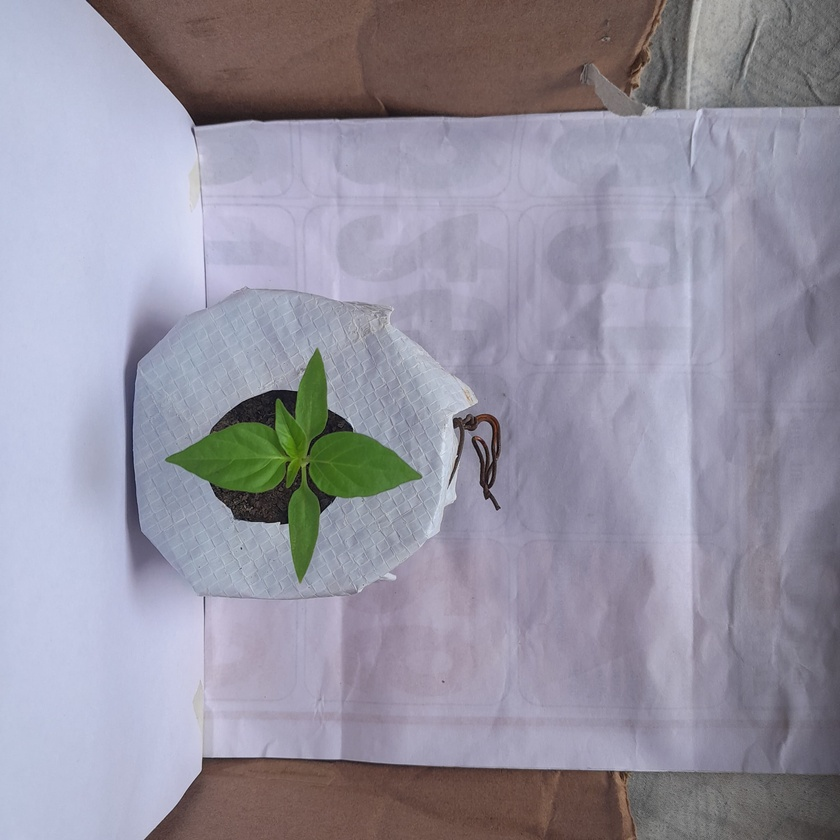
#> input picture Monitoring_Plant_Growth/yellow_leaf_pics/v.jpg, 840 x 840 px, shrunk from 3056 x 3056 before the run; its folder holds only this picture in this run
$ jupyter execute Detecting_yellow_leaves.ipynb
#> lines starting #> are read from the running program, lines starting #| are printed output that depends on the picture; after the words box and inside, x2 and y2 are one past the last pixel; in counts of white or black regions, pixels touching at a corner belong together
[cell 1]
import cv2
import numpy as np
import matplotlib.pyplot as plt
import os

# Folder containing the images
folder_path = 'yellow_leaf_pics'

# List all files in the folder
image_files = [f for f in os.listdir(folder_path) if f.endswith(('.jpg', '.jpeg', '.png'))]

# Define minimum area for yellow spots to ignore small areas
min_area = 500  # You can adjust this value based on your image and required size

# Loop through each image file in the folder
for image_file in image_files:
    image_path = os.path.join(folder_path, image_file)

    # Read the image
    img = cv2.imread(image_path)
#> img is the input picture: shape (840, 840, 3); mean B, G, R 161.5, 147.2, 150

    if img is None:
        print(f"Error: Image {image_file} not found.")
        continue

    # Convert to HSV color space
    hsv = cv2.cvtColor(img, cv2.COLOR_BGR2HSV)
#> hsv: shape (840, 840, 3); mean H, S, V 100.7, 39.9, 167.3

    # Define HSV range for yellow spots
    lower_yellow = np.array([20, 20, 20])  # Lighter yellow
    upper_yellow = np.array([35, 255, 255])  # Darker yellow

    # Create mask for yellow areas
    mask = cv2.inRange(hsv, lower_yellow, upper_yellow)
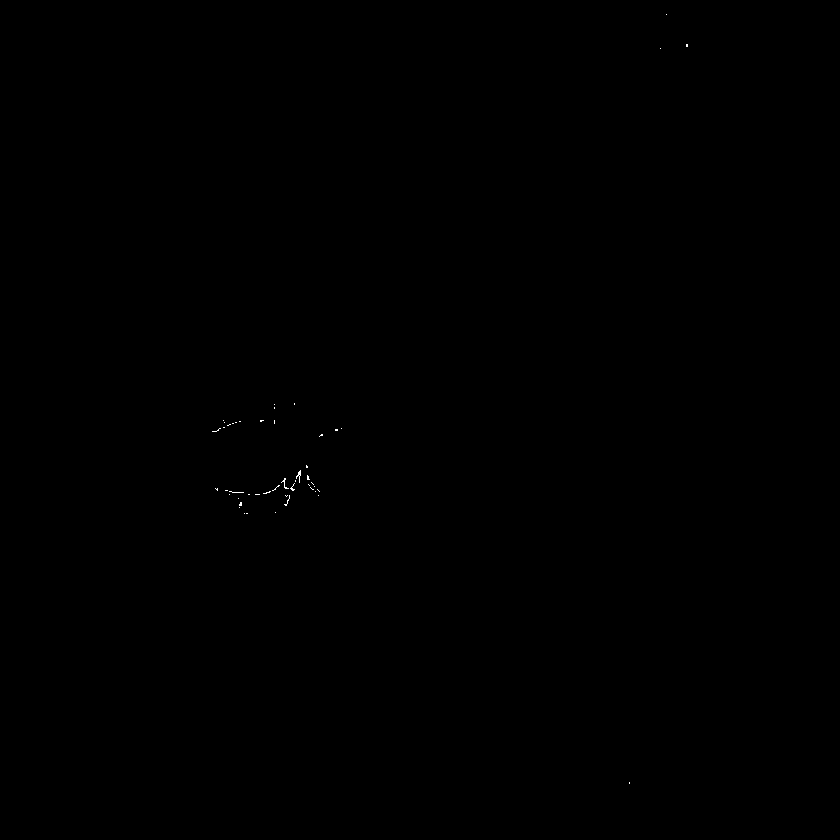
#> mask: shape (840, 840); 0.03% white in thin lines or dots, all inside (x1, y1, x2, y2) = (212, 14, 688, 784)

    # Find contours of yellow spots
    contours, _ = cv2.findContours(mask, cv2.RETR_EXTERNAL, cv2.CHAIN_APPROX_SIMPLE)
#> contours = 49 contours, all with area under 20

    # Filter contours by area
    filtered_contours = [cnt for cnt in contours if cv2.contourArea(cnt) > min_area]
#> filtered_contours = []

    # Check if any significant yellow spots were found
    if len(filtered_contours) == 0:
        title_text = "Healthy leaf"
    else:
        title_text = "Yellow dots detected"

    # Draw contours around significant yellow spots
    result = img.copy()
    cv2.drawContours(result, filtered_contours, -1, (255, 0, 0), 5)

    # Display the result using matplotlib
    plt.figure(figsize=(4, 8))  # Set figure size
    plt.imshow(cv2.cvtColor(result, cv2.COLOR_BGR2RGB))  # Convert to RGB for display
    plt.title(f"{title_text} in {image_file}")
    plt.axis('off')

    plt.show()


$ run again, on Monitoring_Plant_Growth/yellow_leaf_pics/y1.jpg
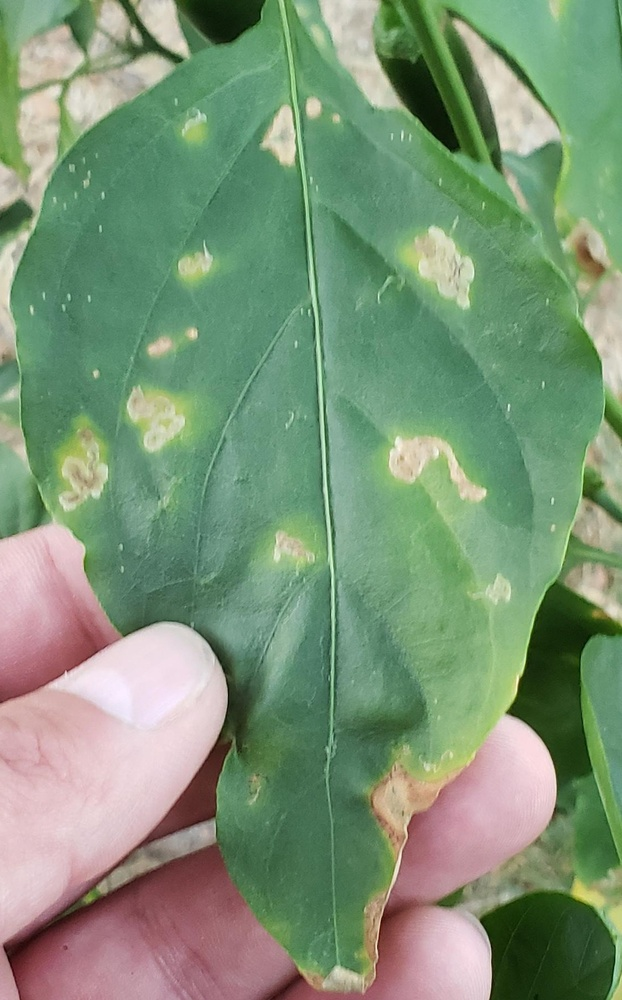
#> input picture Monitoring_Plant_Growth/yellow_leaf_pics/y1.jpg, 622 x 1000 px, shrunk from 1120 x 1801 before the run
#> img is the input picture: shape (1000, 622, 3); mean B, G, R 118.7, 147.8, 124.6
#> hsv: shape (1000, 622, 3); mean H, S, V 77, 83, 156.1
#> `mask = cv2.inRange(hsv, lower_yellow, upper_yellow)`:
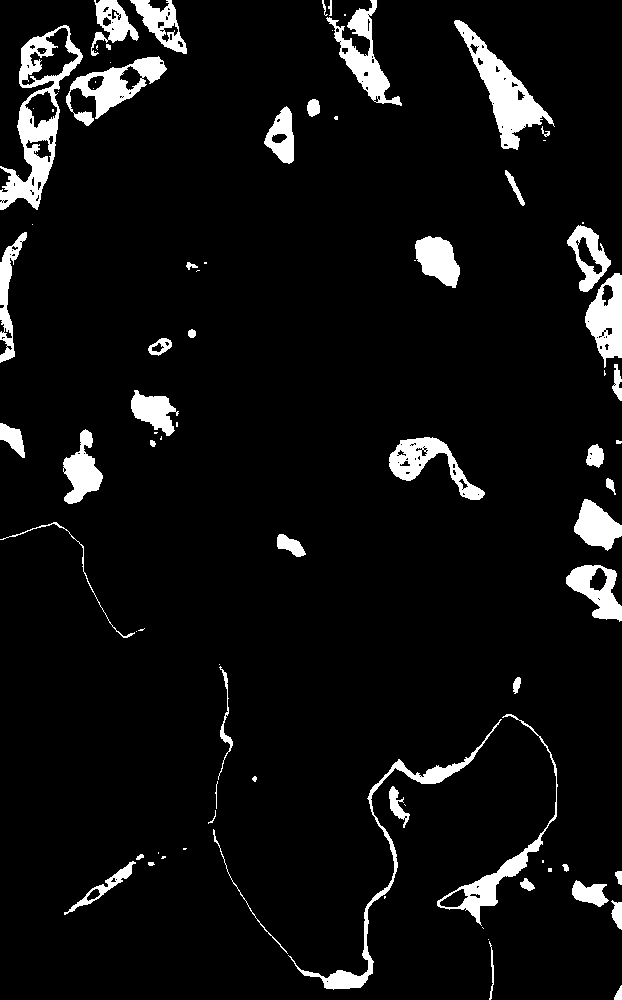
#> mask: shape (1000, 622); 6.5% white; 86 white regions (34 under 20 px)
#> contours = 81 contours, 37 with area under 20; largest, box (x1, y1, x2, y2) and area: (0, 25, 83, 210) 6341, (454, 20, 555, 150) 3638, (66, 56, 167, 126) 2728, (326, 0, 402, 106) 2194, (585, 273, 622, 368) 2180
#> filtered_contours = 20 contours; largest, box (x1, y1, x2, y2) and area: (0, 25, 83, 210) 6341, (454, 20, 555, 150) 3638, (66, 56, 167, 126) 2728, (326, 0, 402, 106) 2194, (585, 273, 622, 368) 2180
#> `cv2.drawContours(result, filtered_contours, -1, (255, 0, 0), 5)`:
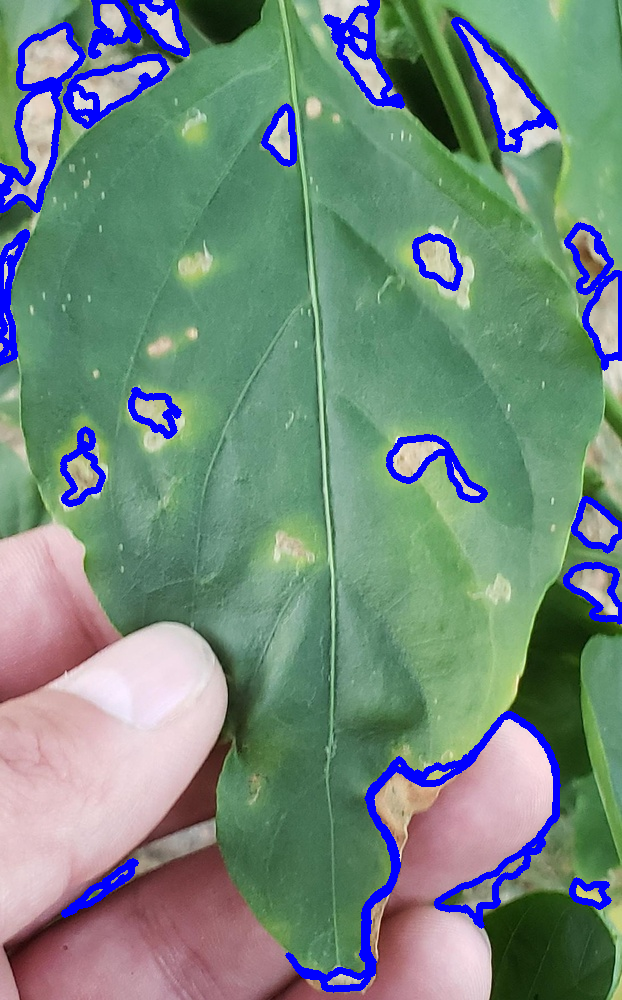
#> result: shape (1000, 622, 3); 5.85% of pixels changed, all inside (x1, y1, x2, y2) = (0, 0, 622, 993)

$ run again, on Monitoring_Plant_Growth/yellow_leaf_pics/y2.jpg
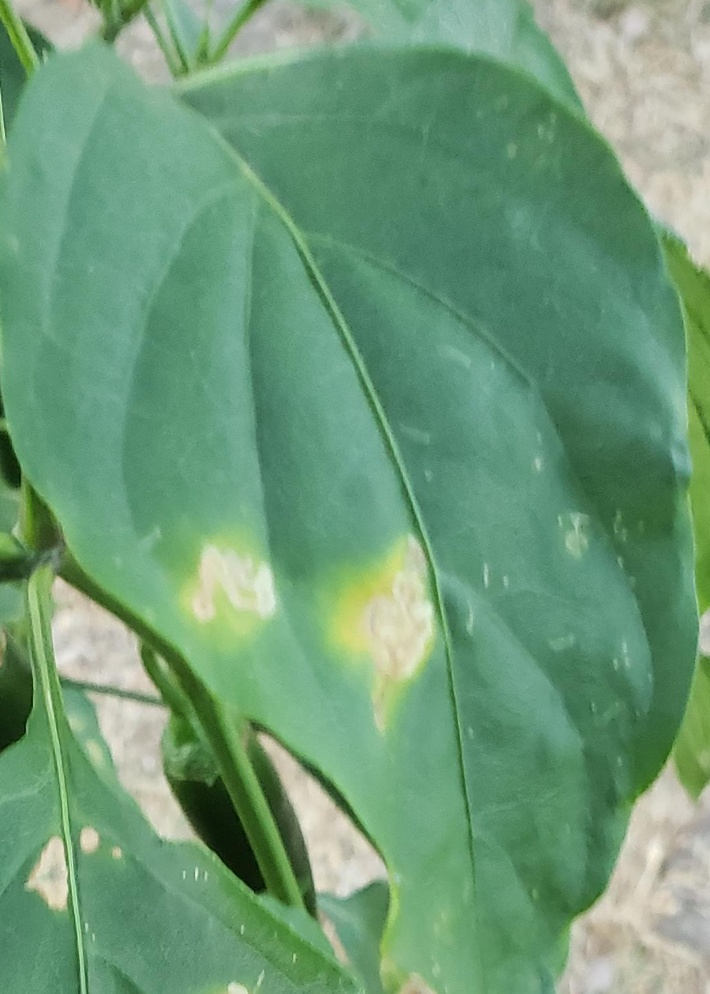
#> input picture Monitoring_Plant_Growth/yellow_leaf_pics/y2.jpg, 710 x 994 px, shrunk from 1060 x 1484 before the run
#> img is the input picture: shape (994, 710, 3); mean B, G, R 120.1, 154.8, 109.8
#> hsv: shape (994, 710, 3); mean H, S, V 63.3, 88.4, 155.1
#> `mask = cv2.inRange(hsv, lower_yellow, upper_yellow)`:
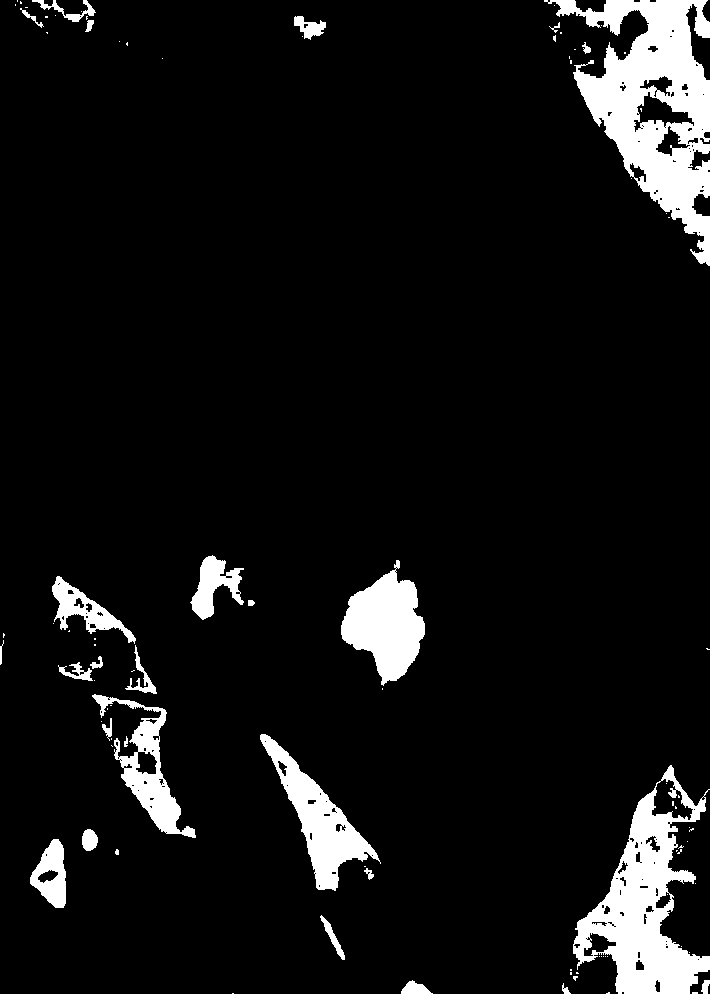
#> mask: shape (994, 710); 7.7% white; 94 white regions (66 under 20 px)
#> contours = 88 contours, 64 with area under 20; largest, box (x1, y1, x2, y2) and area: (544, 0, 710, 266) 19420, (573, 765, 710, 994) 14414, (341, 560, 425, 686) 5842, (260, 734, 381, 891) 5423, (92, 694, 196, 838) 3996
#> filtered_contours = 8 contours; box (x1, y1, x2, y2) and area: (544, 0, 710, 266) 19420, (573, 765, 710, 994) 14414, (341, 560, 425, 686) 5842, (260, 734, 381, 891) 5423, (92, 694, 196, 838) 3996, (52, 576, 136, 644) 1780, (30, 839, 66, 908) 1551, (190, 555, 244, 620) 1551
#> `cv2.drawContours(result, filtered_contours, -1, (255, 0, 0), 5)`:
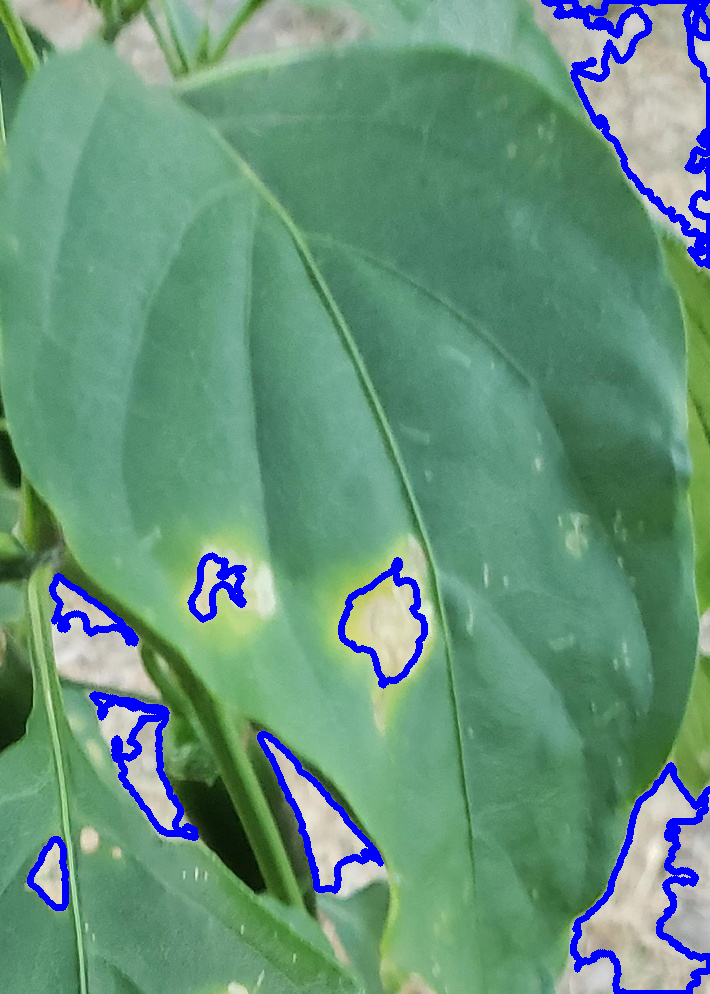
#> result: shape (994, 710, 3); 3.77% of pixels changed, all inside (x1, y1, x2, y2) = (27, 0, 710, 994)
